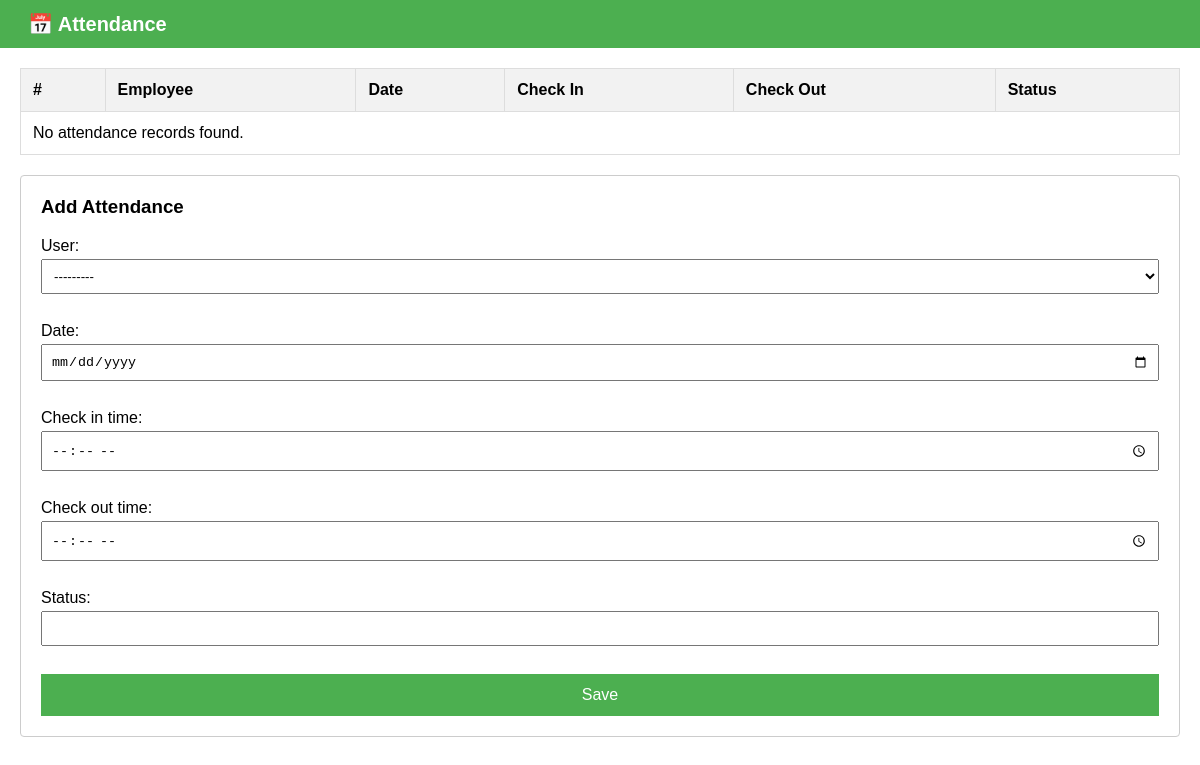
The page /attendance/ on the database as committed earlier.
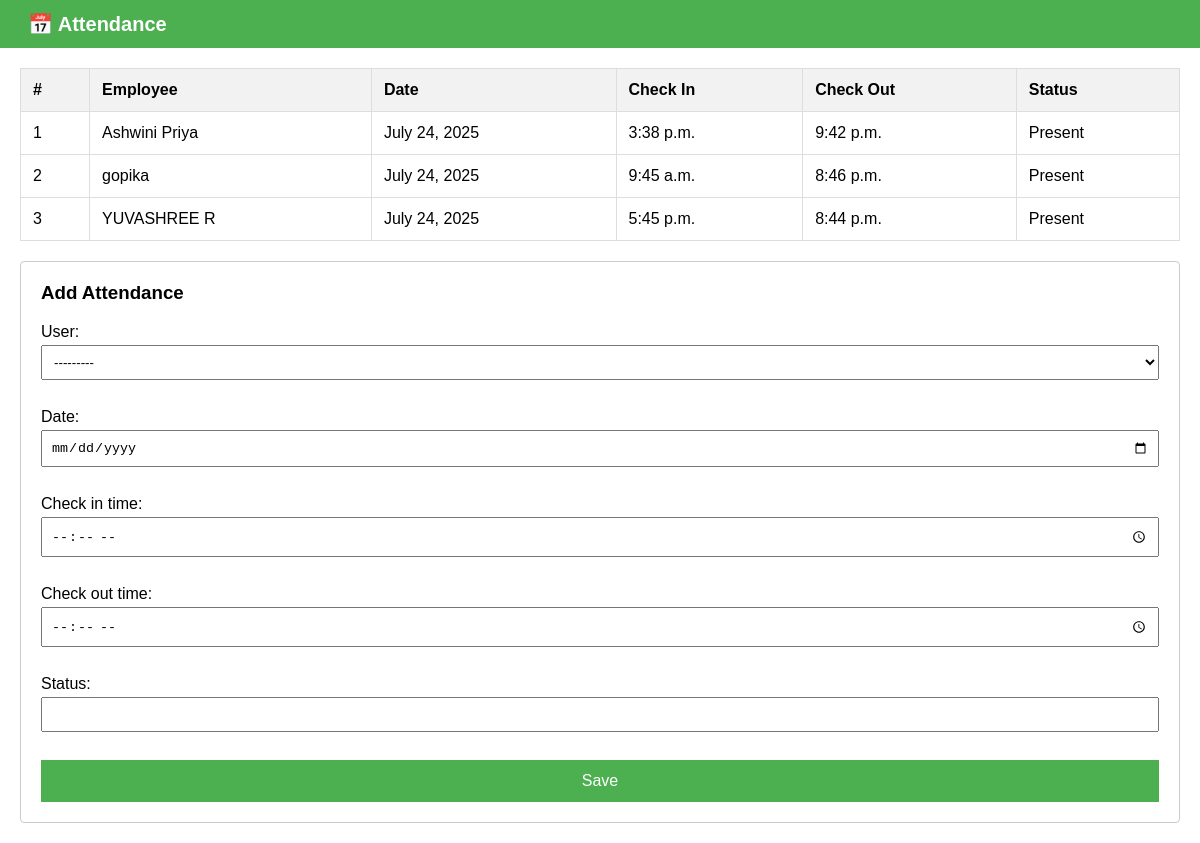
The same page on the database as committed later.
### user/models.py (models this page shows, shortened)
class Attendance(models.Model):
    user = models.ForeignKey(Users, on_delete=models.CASCADE)
    date = models.DateField()
    check_in_time = models.TimeField()
    check_out_time = models.TimeField()
    status = models.CharField(max_length=50)

class Users(models.Model):
    role = models.ForeignKey(Roles, on_delete=models.SET_NULL, null=True)
    full_name = models.CharField(max_length=100)
    email = models.EmailField(unique=True)
    phone = models.CharField(max_length=15)
    password = models.CharField(max_length=128)
    profile_picture = models.ImageField(upload_to='profiles/', blank=True, null=True)
    date_joined = models.DateField(auto_now_add=True)
    status = models.CharField(max_length=50)
    def __str__(self):
        return self.full_name

### user/views.py (the view)
# urls.py: path('attendance/', views.attendance_view, name='attendance'),
def attendance_view(request):
    if request.method == 'POST':
        form = AttendanceForm(request.POST)
        if form.is_valid():
            form.save()
            return redirect('attendance')  # Redirect to the same page after saving
    else:
        form = AttendanceForm()
    records = Attendance.objects.select_related('user').order_by('-date')
    context = {
        'form': form,
        'records': records
    }
    return render(request, 'attendance.html', context)

### user/forms.py
class AttendanceForm(forms.ModelForm):
    class Meta:
        model = Attendance
        fields = ['user', 'date', 'check_in_time', 'check_out_time', 'status']
        widgets = {
            'date': forms.DateInput(attrs={'type': 'date'}),
            'check_in_time': forms.TimeInput(attrs={'type': 'time'}),
            'check_out_time': forms.TimeInput(attrs={'type': 'time'}),
        }

### user/context_processors.py (called while the page is built)
def notification_data(request):
    unread_notifications = Notifications.objects.filter(read_status=False).order_by('-created_at')[:5]
    unread_count = Notifications.objects.filter(read_status=False).count()
    return {
        'notifications': unread_notifications,
        'unread_count': unread_count,
    }

### user/templates/attendance.html (shortened to what this page needs)
<!DOCTYPE html>
<html lang="en">
<head>
</head>
<body>
<header>
  <div class="title">📅 Attendance</div>
</header>
<div class="container">
  <table>
    <thead>
      <tr>
        <th>#</th>
        <th>Employee</th>
        <th>Date</th>
        <th>Check In</th>
        <th>Check Out</th>
        <th>Status</th>
      </tr>
    </thead>
    <tbody>
      {% for record in records %}
        <tr>
          <td>{{ forloop.counter }}</td>
          <td>{{ record.user.full_name }}</td>
          <td>{{ record.date }}</td>
          <td>{{ record.check_in_time }}</td>
          <td>{{ record.check_out_time|default:"--" }}</td>
          <td>{{ record.status }}</td>
        </tr>
      {% empty %}
        <tr>
          <td colspan="6">No attendance records found.</td>
        </tr>
      {% endfor %}
    </tbody>
  </table>
  <div class="form-section">
    <h3>Add Attendance</h3>
    <form method="POST">
      {{ form.as_p }}
      <button type="submit" class="submit-btn">Save</button>
    </form>
  </div>
</div>
</body>
</html>

Rows that differ between the two databases and show on the page:
added Attendance: user.full_name "Ashwini Priya", date "July 24, 2025", check_in_time "3:38 p.m.", check_out_time "9:42 p.m.", status "Present"
added Attendance: user.full_name "gopika", date "July 24, 2025", check_in_time "9:45 a.m.", check_out_time "8:46 p.m.", status "Present"
added Attendance: user.full_name "YUVASHREE R", date "July 24, 2025", check_in_time "5:45 p.m.", check_out_time "8:44 p.m.", status "Present"
Other text that changed with them:
text no longer shown: "No attendance records found."
